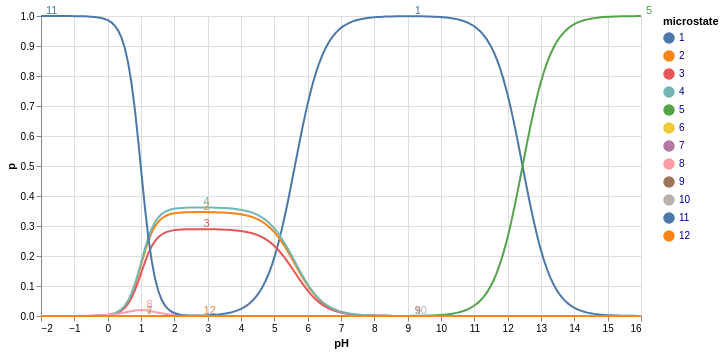

The notebook cell this image was saved under:
### Markdown cell above
## pH vs microstate population

### Code cell
plotdata1, populated_state_idx = se.get_plot_data_pH_vs_microstate_population(ph_values, p, threshold=0.0)
line_plot(plotdata1, x_data='pH', y_data='p', c_data='microstate')

### Figure 1 — Vega-Lite specification as saved in the notebook (floating-point values rounded to 4 significant figures; data arrays with more than 128 entries replaced by an {"elided": "..."} marker saying what was removed)
{"config": {"view": {"continuousWidth": 300, "continuousHeight": 300}}, "layer": [{"mark": {"type": "line"}, "encoding": {"color": {"field": "microstate", "legend": {"columns": 1, "labelColor": "darkblue", "orient": "right", "symbolFillColor": "gray", "title": "microstate"}, "scale": {"scheme": "tableau10"}, "type": "nominal"}, "x": {"field": "pH", "title": "pH", "type": "quantitative"}, "y": {"field": "p", "title": "p", "type": "quantitative"}}}, {"mark": {"type": "text", "align": "left", "dx": 5, "dy": -5}, "encoding": {"color": {"field": "microstate", "type": "nominal"}, "text": {"field": "microstate", "type": "nominal"}, "x": {"aggregate": {"argmax": "p"}, "field": "pH", "type": "quantitative"}, "y": {"aggregate": {"argmax": "p"}, "field": "p", "type": "quantitative"}}}], "data": {"name": "data-4942e2e1bc4e13efc03fdad24309a428"}, "height": 300, "width": 600, "$schema": "https://vega.github.io/schema/vega-lite/v5.20.1.json", "datasets": {"data-4942e2e1bc4e13efc03fdad24309a428": {"elided": "2160 records"}}}
